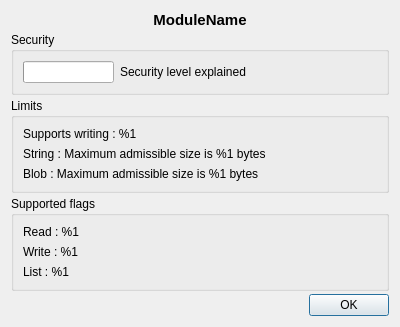
<?xml version="1.0" encoding="UTF-8"?>
<ui version="4.0">
 <class>InfoModule</class>
 <widget class="QDialog" name="InfoModule">
  <property name="geometry">
   <rect>
    <x>0</x>
    <y>0</y>
    <width>400</width>
    <height>292</height>
   </rect>
  </property>
  <property name="windowTitle">
   <string>Module Information</string>
  </property>
  <layout class="QVBoxLayout" name="verticalLayout_2">
   <property name="spacing">
    <number>3</number>
   </property>
   <item>
    <widget class="QLabel" name="moduleNameLabel">
     <property name="font">
      <font>
       <family>Helvetica</family>
       <pointsize>11</pointsize>
       <weight>75</weight>
       <bold>true</bold>
      </font>
     </property>
     <property name="text">
      <string>ModuleName</string>
     </property>
     <property name="alignment">
      <set>Qt::AlignCenter</set>
     </property>
    </widget>
   </item>
   <item>
    <widget class="QGroupBox" name="groupBox">
     <property name="title">
      <string>Security</string>
     </property>
     <layout class="QVBoxLayout" name="verticalLayout">
      <item>
       <layout class="QHBoxLayout" name="horizontalLayout">
        <item>
         <widget class="QProgressBar" name="securityProgress">
          <property name="sizePolicy">
           <sizepolicy hsizetype="Fixed" vsizetype="Fixed">
            <horstretch>0</horstretch>
            <verstretch>0</verstretch>
           </sizepolicy>
          </property>
          <property name="maximum">
           <number>3</number>
          </property>
          <property name="value">
           <number>0</number>
          </property>
          <property name="format">
           <string/>
          </property>
         </widget>
        </item>
        <item>
         <widget class="QLabel" name="securityLabel">
          <property name="sizePolicy">
           <sizepolicy hsizetype="Preferred" vsizetype="Preferred">
            <horstretch>0</horstretch>
            <verstretch>0</verstretch>
           </sizepolicy>
          </property>
          <property name="text">
           <string>Security level explained</string>
          </property>
         </widget>
        </item>
       </layout>
      </item>
     </layout>
    </widget>
   </item>
   <item>
    <widget class="QGroupBox" name="groupBox_2">
     <property name="title">
      <string>Limits</string>
     </property>
     <layout class="QVBoxLayout" name="verticalLayout_3">
      <item>
       <widget class="QLabel" name="supportWritingLabel">
        <property name="text">
         <string>Supports writing : %1</string>
        </property>
       </widget>
      </item>
      <item>
       <widget class="QLabel" name="maxSizeStringLabel">
        <property name="text">
         <string>String : Maximum admissible size is %1 bytes</string>
        </property>
       </widget>
      </item>
      <item>
       <widget class="QLabel" name="maxSizeBlobLabel">
        <property name="text">
         <string>Blob : Maximum admissible size is %1 bytes</string>
        </property>
       </widget>
      </item>
     </layout>
    </widget>
   </item>
   <item>
    <widget class="QGroupBox" name="groupBox_3">
     <property name="title">
      <string>Supported flags</string>
     </property>
     <layout class="QVBoxLayout" name="verticalLayout_4">
      <item>
       <widget class="QLabel" name="readFlagsLabel">
        <property name="text">
         <string>Read : %1</string>
        </property>
       </widget>
      </item>
      <item>
       <widget class="QLabel" name="writeFlagsLabel">
        <property name="text">
         <string>Write : %1</string>
        </property>
       </widget>
      </item>
      <item>
       <widget class="QLabel" name="listFlagsLabel">
        <property name="text">
         <string>List : %1</string>
        </property>
       </widget>
      </item>
     </layout>
    </widget>
   </item>
   <item>
    <spacer name="verticalSpacer">
     <property name="orientation">
      <enum>Qt::Vertical</enum>
     </property>
     <property name="sizeHint" stdset="0">
      <size>
       <width>20</width>
       <height>40</height>
      </size>
     </property>
    </spacer>
   </item>
   <item>
    <layout class="QHBoxLayout" name="horizontalLayout_2">
     <property name="spacing">
      <number>0</number>
     </property>
     <item>
      <spacer name="horizontalSpacer">
       <property name="orientation">
        <enum>Qt::Horizontal</enum>
       </property>
       <property name="sizeHint" stdset="0">
        <size>
         <width>40</width>
         <height>20</height>
        </size>
       </property>
      </spacer>
     </item>
     <item>
      <widget class="QDialogButtonBox" name="buttonBox">
       <property name="sizePolicy">
        <sizepolicy hsizetype="Fixed" vsizetype="Fixed">
         <horstretch>0</horstretch>
         <verstretch>0</verstretch>
        </sizepolicy>
       </property>
       <property name="orientation">
        <enum>Qt::Horizontal</enum>
       </property>
       <property name="standardButtons">
        <set>QDialogButtonBox::Ok</set>
       </property>
      </widget>
     </item>
    </layout>
   </item>
  </layout>
 </widget>
 <resources/>
 <connections>
  <connection>
   <sender>buttonBox</sender>
   <signal>accepted()</signal>
   <receiver>InfoModule</receiver>
   <slot>accept()</slot>
   <hints>
    <hint type="sourcelabel">
     <x>248</x>
     <y>254</y>
    </hint>
    <hint type="destinationlabel">
     <x>157</x>
     <y>274</y>
    </hint>
   </hints>
  </connection>
  <connection>
   <sender>buttonBox</sender>
   <signal>rejected()</signal>
   <receiver>InfoModule</receiver>
   <slot>reject()</slot>
   <hints>
    <hint type="sourcelabel">
     <x>316</x>
     <y>260</y>
    </hint>
    <hint type="destinationlabel">
     <x>286</x>
     <y>274</y>
    </hint>
   </hints>
  </connection>
 </connections>
</ui>
